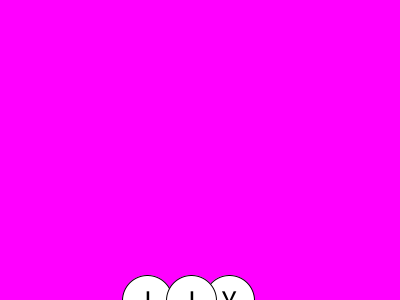
Frame 1 (no input)
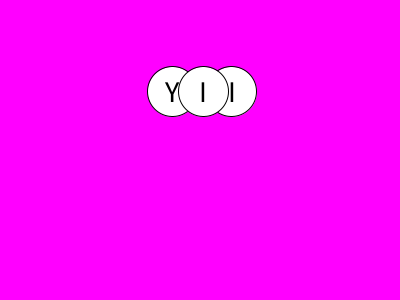
Frame 60 (the mouse pressed at the canvas centre just before this capture)
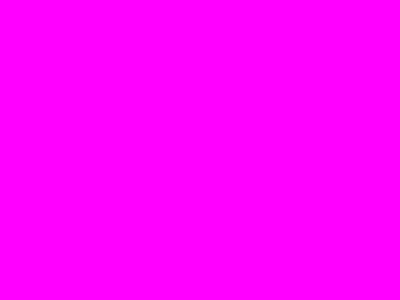
Frame 120 (the mouse held since frame 60 and released just before this capture)

The Processing sketch that drew these frames (run headless with seeded random() and noise(); from frame 60 on, the mouse is pressed at the canvas centre):

// Processing sketch: week08_5
// ── week08_5.pde
FRUIT [] fruits;
void setup()
{
  size(400,300);
  fruits =new FRUIT[3];
  
  for(int i=0;i<3;i++)
  {
    fruits[i]=new FRUIT(this);///使random 可使用的修改
  }
}

void draw()
{
  background(255,0,255);
  for(int i=0;i<3;i++)
  {
    fill(255);
    ellipse(fruits[i].x,fruits[i].y,50,50);
    textSize(30);
    textAlign(CENTER,CENTER);
    fill(0);
    text(fruits[i].c,fruits[i].x,fruits[i].y);
    fruits[i].update();
  }
}

void mousePressed()
{
  for(int i=0;i<3;i++)
  {
    if(keyCode == fruits[i].c)
    {
      fruits[i].reset();
    }
  }
}

// ── fruit.pde
String line="ABCDEFGHIJKLMNOPQRSTUVWXYZ";
class FRUIT
{
  float x,y,vx,vy;
  boolean fly;
  char c;
  PApplet sketch;
  FRUIT(PApplet _sketch)
  {
    sketch= _sketch;
    reset();
  }
  
  void reset()
  {
    x=sketch.random(100.0,300.0);///使random 可使用的修改
    y=300;
    vx=sketch.random(-2,2);///使random 可使用的修改
    vy=-13;
    fly=true;
    int i=int(random(26));
    c=line.charAt(i);
  }
  
  void update()
  {
    x+=vx;
    y+=vy;
    vy+=0.98/3;
  }
}
